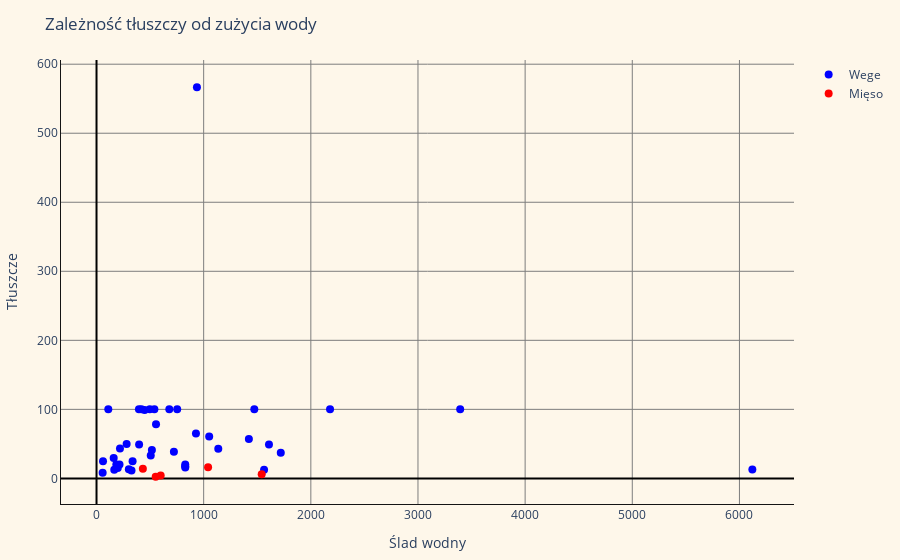

The notebook cell this image was saved under:
### Markdown cell above
Następnie mamy te same wykresy, tylko że dla tłuszczy i węglowodanów.

### Code cell
#------------------------------TŁUSZCZE-----------------------------------------
#Analiza tłuszczy, wybieramy produkty bezmięsne o największej zawartości białka
top_tluszcze = sort!(wege_df,[order(:Tluszcze, rev=true)])[1:40,:]

#stwarzamy dane wege
trace_wege = scatter(top_tluszcze,
    x=:zuzycie_wody_na_100_g,
    y=:Tluszcze,
    text=:Produkt,
    mode="markers",
    name="Wege",
    marker_size=8,
    marker_color="blue")

#stwarzamy dane mięso
trace_mieso = scatter(mieso_df,
    x=:zuzycie_wody_na_100_g,
    y=:Tluszcze,
    text=:Produkt,
    mode="markers",
    name="Mięso",
    marker_size=8,
    marker_color="red")
    
#kreujemy layout
layout = Layout(;title="Zależność tłuszczy od zużycia wody",
    plot_bgcolor="rgb(254, 247, 234)",
    paper_bgcolor="rgb(254, 247, 234)",
    xaxis=attr(title="Ślad wodny",
        showgrid=true,
        gridcolor="rgb(125,125,125)",
        zeroline=true,
        zerolinecolor="rgb(0,0,0)",
        showline=true,
        linecolor="rgb(20,20,20)"
        ),
    yaxis=attr(title="Tłuszcze",
        showgrid=true,
        gridcolor="rgb(125,125,125)",
        zeroline=true,
        zerolinecolor="rgb(0,0,0)",
        showline=true,
        linecolor="rgb(20,20,20)"
        ))

#stwarzamy wykres
tluszcze_scatter = plot([trace_wege,trace_mieso],layout)

### Figure 1 — Plotly figure (JSON) as saved in the notebook; plotly's stock layout.template omitted (floating-point values rounded to 4 significant figures)
{"data": [{"marker": {"color": "blue", "size": 8}, "mode": "markers", "name": "Wege", "text": ["Sesame seed", "Cocoa butter, fat and oil", "Cottonseed oil", "Oil palm", "Olive oil", "Palm kernel oil", "Palm oil", "Peanut oil", "Sesame oil", "Soybean oil", "Sunflower seed oil", "Coconut oil", "Butter", "Walnuts, shelled or peeled", "Hazelnuts, shelled or peeled", "Cashew nuts", "Mustard seeds", "Almonds, shelled or peeled", "Peanuts shelled", "Poppy seeds", "Pistachios", "Linseed", "Safflower seeds", "Chocolate", "Cheese", "Plantains", "Sunflower seeds", "Taro", "Soybeans", "Coriander seeds", "Wheat flour", "Coriander", "Anise", "Avocados", "Olives", "Cloves", "Cocoa powder", "Ginger", "Egg", "Soybean paste"], "type": "scatter", "x": [937.1, 3394.0, 395.7, 109.8, 1473.0, 540.1, 497.1, 752.9, 2179.0, 419, 679.2, 449, 555.3, 928, 1052.0, 1422.0, 280.9, 1610.0, 397.4, 218.8, 1136.0, 516.8, 722.1, 1720.0, 506, 160.2, 336.6, 60.6, 214.5, 828, 184.9, 828, 828, 198.1, 301.5, 6120.0, 1564.0, 165.7, 326.5, 57.2], "y": [566.7, 100, 100, 100, 100, 100, 100, 100, 100, 100, 100, 99.1, 78.57, 65, 60.8, 57.14, 50, 49.2, 49, 43.33, 42.86, 41.18, 38.45, 37.14, 33.33, 29.6, 25, 24.9, 20, 20, 20, 17.77, 15.9, 15, 13.33, 13, 12.5, 12.5, 11.36, 8.33]}, {"marker": {"color": "red", "size": 8}, "mode": "markers", "name": "Mięso", "text": ["Beef", "Lamb", "Pork", "Goat meat", "Chicken meat"], "type": "scatter", "x": [1542.0, 1041.0, 598.8, 552.1, 432.5], "y": [5.88, 16.3, 4.12, 2.31, 14]}], "layout": {"margin": {"b": 50, "l": 50, "r": 50, "t": 60}, "paper_bgcolor": "rgb(254, 247, 234)", "plot_bgcolor": "rgb(254, 247, 234)", "title": "Zależność tłuszczy od zużycia wody", "xaxis": {"gridcolor": "rgb(125,125,125)", "linecolor": "rgb(20,20,20)", "showgrid": true, "showline": true, "title": "Ślad wodny", "zeroline": true, "zerolinecolor": "rgb(0,0,0)"}, "yaxis": {"gridcolor": "rgb(125,125,125)", "linecolor": "rgb(20,20,20)", "showgrid": true, "showline": true, "title": "Tłuszcze", "zeroline": true, "zerolinecolor": "rgb(0,0,0)"}}}
